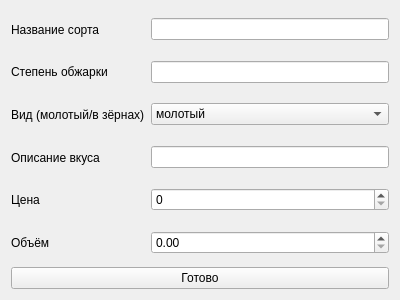
<?xml version="1.0" encoding="UTF-8"?>
<ui version="4.0">
 <class>Form</class>
 <widget class="QWidget" name="Form">
  <property name="geometry">
   <rect>
    <x>0</x>
    <y>0</y>
    <width>400</width>
    <height>300</height>
   </rect>
  </property>
  <property name="windowTitle">
   <string>Form</string>
  </property>
  <layout class="QGridLayout" name="gridLayout_2">
   <item row="0" column="0">
    <layout class="QGridLayout" name="gridLayout">
     <item row="4" column="0">
      <widget class="QLabel" name="label_5">
       <property name="sizePolicy">
        <sizepolicy hsizetype="Preferred" vsizetype="Expanding">
         <horstretch>0</horstretch>
         <verstretch>0</verstretch>
        </sizepolicy>
       </property>
       <property name="text">
        <string>Цена</string>
       </property>
      </widget>
     </item>
     <item row="3" column="0">
      <widget class="QLabel" name="label_4">
       <property name="sizePolicy">
        <sizepolicy hsizetype="Preferred" vsizetype="Expanding">
         <horstretch>0</horstretch>
         <verstretch>0</verstretch>
        </sizepolicy>
       </property>
       <property name="text">
        <string>Описание вкуса</string>
       </property>
      </widget>
     </item>
     <item row="0" column="1" colspan="2">
      <widget class="QLineEdit" name="sort"/>
     </item>
     <item row="0" column="0">
      <widget class="QLabel" name="label">
       <property name="sizePolicy">
        <sizepolicy hsizetype="Preferred" vsizetype="Expanding">
         <horstretch>0</horstretch>
         <verstretch>0</verstretch>
        </sizepolicy>
       </property>
       <property name="text">
        <string>Название сорта</string>
       </property>
      </widget>
     </item>
     <item row="3" column="1" colspan="2">
      <widget class="QLineEdit" name="taste_description"/>
     </item>
     <item row="5" column="0">
      <widget class="QLabel" name="label_6">
       <property name="sizePolicy">
        <sizepolicy hsizetype="Preferred" vsizetype="Expanding">
         <horstretch>0</horstretch>
         <verstretch>0</verstretch>
        </sizepolicy>
       </property>
       <property name="text">
        <string>Объём</string>
       </property>
      </widget>
     </item>
     <item row="1" column="0">
      <widget class="QLabel" name="label_2">
       <property name="sizePolicy">
        <sizepolicy hsizetype="Preferred" vsizetype="Expanding">
         <horstretch>0</horstretch>
         <verstretch>0</verstretch>
        </sizepolicy>
       </property>
       <property name="text">
        <string>Степень обжарки</string>
       </property>
      </widget>
     </item>
     <item row="2" column="0">
      <widget class="QLabel" name="label_3">
       <property name="sizePolicy">
        <sizepolicy hsizetype="Preferred" vsizetype="Expanding">
         <horstretch>0</horstretch>
         <verstretch>0</verstretch>
        </sizepolicy>
       </property>
       <property name="text">
        <string>Вид (молотый/в зёрнах)</string>
       </property>
      </widget>
     </item>
     <item row="1" column="1" colspan="2">
      <widget class="QLineEdit" name="degree_of_roasting"/>
     </item>
     <item row="6" column="0" colspan="3">
      <widget class="QPushButton" name="done">
       <property name="text">
        <string>Готово</string>
       </property>
      </widget>
     </item>
     <item row="2" column="1" colspan="2">
      <widget class="QComboBox" name="kind">
       <item>
        <property name="text">
         <string>молотый</string>
        </property>
       </item>
       <item>
        <property name="text">
         <string>в зёрнах</string>
        </property>
       </item>
      </widget>
     </item>
     <item row="4" column="1" colspan="2">
      <widget class="QSpinBox" name="price">
       <property name="maximum">
        <number>100000</number>
       </property>
      </widget>
     </item>
     <item row="5" column="1" colspan="2">
      <widget class="QDoubleSpinBox" name="volume">
       <property name="maximum">
        <double>1000000.000000000000000</double>
       </property>
      </widget>
     </item>
    </layout>
   </item>
  </layout>
 </widget>
 <resources/>
 <connections/>
</ui>
